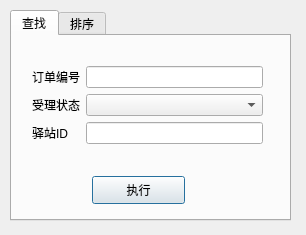
<?xml version="1.0" encoding="UTF-8"?>
<ui version="4.0">
 <class>UQueryOrder</class>
 <widget class="QDialog" name="UQueryOrder">
  <property name="geometry">
   <rect>
    <x>0</x>
    <y>0</y>
    <width>306</width>
    <height>235</height>
   </rect>
  </property>
  <property name="windowTitle">
   <string>Dialog</string>
  </property>
  <widget class="QTabWidget" name="tabWidget">
   <property name="geometry">
    <rect>
     <x>10</x>
     <y>10</y>
     <width>281</width>
     <height>211</height>
    </rect>
   </property>
   <property name="currentIndex">
    <number>0</number>
   </property>
   <widget class="QWidget" name="tab">
    <attribute name="title">
     <string>查找</string>
    </attribute>
    <widget class="QWidget" name="formLayoutWidget">
     <property name="geometry">
      <rect>
       <x>20</x>
       <y>30</y>
       <width>231</width>
       <height>81</height>
      </rect>
     </property>
     <layout class="QFormLayout" name="formLayout">
      <item row="0" column="0">
       <widget class="QLabel" name="label">
        <property name="text">
         <string>订单编号</string>
        </property>
       </widget>
      </item>
      <item row="0" column="1">
       <widget class="QLineEdit" name="lineEdit_oid"/>
      </item>
      <item row="1" column="0">
       <widget class="QLabel" name="label_2">
        <property name="text">
         <string>受理状态</string>
        </property>
       </widget>
      </item>
      <item row="2" column="0">
       <widget class="QLabel" name="label_6">
        <property name="text">
         <string>驿站ID</string>
        </property>
       </widget>
      </item>
      <item row="2" column="1">
       <widget class="QLineEdit" name="lineEdit_sid"/>
      </item>
      <item row="1" column="1">
       <widget class="QComboBox" name="comboBox_select_state">
        <item>
         <property name="text">
          <string/>
         </property>
        </item>
        <item>
         <property name="text">
          <string>已处理</string>
         </property>
        </item>
        <item>
         <property name="text">
          <string>未处理</string>
         </property>
        </item>
       </widget>
      </item>
     </layout>
    </widget>
    <widget class="QPushButton" name="pushButton_select_commit">
     <property name="geometry">
      <rect>
       <x>80</x>
       <y>140</y>
       <width>93</width>
       <height>28</height>
      </rect>
     </property>
     <property name="text">
      <string>执行</string>
     </property>
    </widget>
   </widget>
   <widget class="QWidget" name="tab_2">
    <attribute name="title">
     <string>排序</string>
    </attribute>
    <widget class="QWidget" name="formLayoutWidget_2">
     <property name="geometry">
      <rect>
       <x>40</x>
       <y>10</y>
       <width>177</width>
       <height>91</height>
      </rect>
     </property>
     <layout class="QFormLayout" name="formLayout_2">
      <item row="0" column="0">
       <widget class="QLabel" name="label_3">
        <property name="text">
         <string>订单编号</string>
        </property>
       </widget>
      </item>
      <item row="0" column="1">
       <widget class="QComboBox" name="comboBox_sort_oid">
        <item>
         <property name="text">
          <string/>
         </property>
        </item>
        <item>
         <property name="text">
          <string>升序</string>
         </property>
        </item>
        <item>
         <property name="text">
          <string>降序</string>
         </property>
        </item>
       </widget>
      </item>
      <item row="1" column="0">
       <widget class="QLabel" name="label_4">
        <property name="text">
         <string>订单状态</string>
        </property>
       </widget>
      </item>
      <item row="1" column="1">
       <widget class="QComboBox" name="comboBox_sort_state">
        <item>
         <property name="text">
          <string/>
         </property>
        </item>
        <item>
         <property name="text">
          <string>未处理优先</string>
         </property>
        </item>
        <item>
         <property name="text">
          <string>处理优先</string>
         </property>
        </item>
       </widget>
      </item>
      <item row="2" column="0">
       <widget class="QLabel" name="label_5">
        <property name="text">
         <string>付款时间</string>
        </property>
       </widget>
      </item>
      <item row="2" column="1">
       <widget class="QComboBox" name="comboBox_sort_time">
        <item>
         <property name="text">
          <string/>
         </property>
        </item>
        <item>
         <property name="text">
          <string>由新到旧</string>
         </property>
        </item>
        <item>
         <property name="text">
          <string>由旧到新</string>
         </property>
        </item>
       </widget>
      </item>
     </layout>
    </widget>
    <widget class="QPushButton" name="pushButton_sort_commit">
     <property name="geometry">
      <rect>
       <x>80</x>
       <y>130</y>
       <width>93</width>
       <height>28</height>
      </rect>
     </property>
     <property name="text">
      <string>执行</string>
     </property>
    </widget>
   </widget>
  </widget>
 </widget>
 <resources/>
 <connections/>
</ui>
